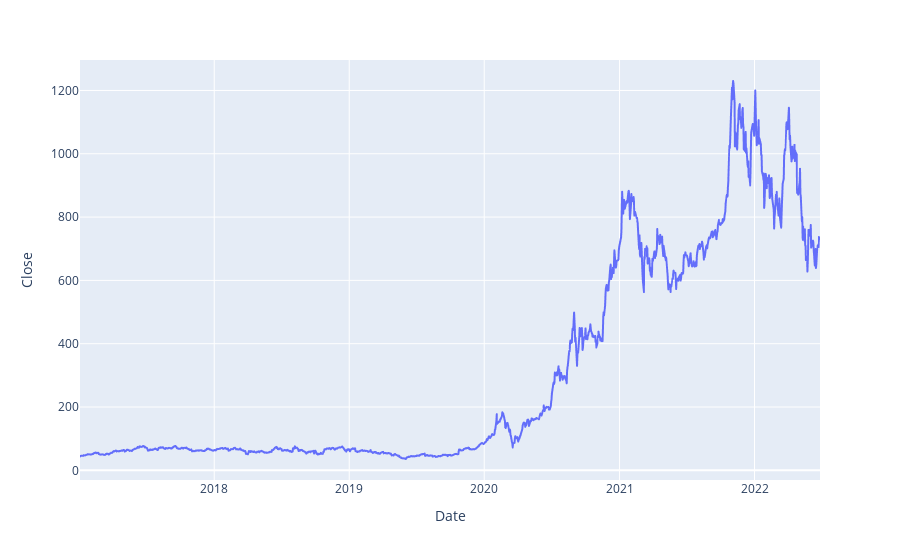

Write notebook code for a chart like this one.
### Markdown cell above
Any plotting function will ask you for:

1. The `DataFrame` where you have the data table.
2. The name of the DataFrame columns you want to use in:
    1. The `x-axis`.
    2. The `y-axis`.
    
> Although some functions don't specifically ask for `x` and `y` (you'll need to check the parameters in the following exercises).

So, which columns do we want to place in the line plot?

1. The `Date` in the `x-axis`
2. The `Close` price of the Tesla stock in the `y-axis`

### Code cell
px.line(data_frame=df_tsla, x='Date', y='Close')

### Figure 1 — Plotly figure (JSON) as saved in the notebook; plotly's stock layout.template omitted (floating-point values rounded to 4 significant figures; data arrays with more than 128 entries replaced by an {"elided": "..."} marker saying what was removed)
{"data": [{"hovertemplate": "Date=%{x}<br>Close=%{y}<extra></extra>", "legendgroup": "", "line": {"color": "#636efa", "dash": "solid"}, "marker": {"symbol": "circle"}, "mode": "lines", "name": "", "showlegend": false, "type": "scattergl", "x": {"elided": "1380 str values"}, "xaxis": "x", "y": {"elided": "1380 float values"}, "yaxis": "y"}], "layout": {"autosize": true, "legend": {"tracegroupgap": 0}, "margin": {"t": 60}, "xaxis": {"anchor": "y", "autorange": true, "domain": [0, 1], "range": ["2017-01-03", "2022-06-27"], "title": {"text": "Date"}, "type": "date"}, "yaxis": {"anchor": "x", "autorange": true, "domain": [0, 1], "range": [-30.55, 1296.0], "title": {"text": "Close"}, "type": "linear"}}}
